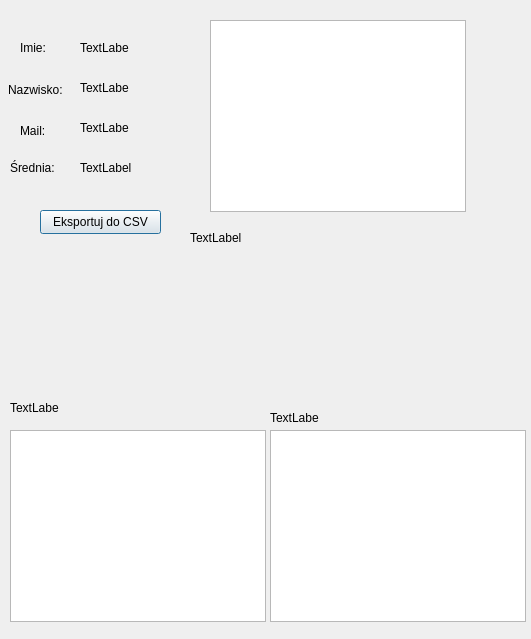
<?xml version="1.0" encoding="UTF-8"?>
<ui version="4.0">
 <class>studentwindow</class>
 <widget class="QDialog" name="studentwindow">
  <property name="geometry">
   <rect>
    <x>0</x>
    <y>0</y>
    <width>531</width>
    <height>639</height>
   </rect>
  </property>
  <property name="windowTitle">
   <string>Dialog</string>
  </property>
  <widget class="QLabel" name="firstNameLabel">
   <property name="geometry">
    <rect>
     <x>80</x>
     <y>40</y>
     <width>49</width>
     <height>16</height>
    </rect>
   </property>
   <property name="text">
    <string>TextLabel</string>
   </property>
  </widget>
  <widget class="QLabel" name="lastNameLabel">
   <property name="geometry">
    <rect>
     <x>80</x>
     <y>80</y>
     <width>49</width>
     <height>16</height>
    </rect>
   </property>
   <property name="text">
    <string>TextLabel</string>
   </property>
  </widget>
  <widget class="QLabel" name="emailLabel">
   <property name="geometry">
    <rect>
     <x>80</x>
     <y>120</y>
     <width>49</width>
     <height>16</height>
    </rect>
   </property>
   <property name="text">
    <string>TextLabel</string>
   </property>
  </widget>
  <widget class="QTableView" name="gradesTableView">
   <property name="geometry">
    <rect>
     <x>210</x>
     <y>20</y>
     <width>256</width>
     <height>192</height>
    </rect>
   </property>
  </widget>
  <widget class="QTableView" name="subjectsTableView">
   <property name="geometry">
    <rect>
     <x>270</x>
     <y>430</y>
     <width>256</width>
     <height>192</height>
    </rect>
   </property>
  </widget>
  <widget class="QTableView" name="attendanceTableView">
   <property name="geometry">
    <rect>
     <x>10</x>
     <y>430</y>
     <width>256</width>
     <height>192</height>
    </rect>
   </property>
  </widget>
  <widget class="QLabel" name="scholarshipLabel">
   <property name="geometry">
    <rect>
     <x>270</x>
     <y>410</y>
     <width>49</width>
     <height>16</height>
    </rect>
   </property>
   <property name="text">
    <string>TextLabel</string>
   </property>
  </widget>
  <widget class="QLabel" name="averageGradeLabel">
   <property name="geometry">
    <rect>
     <x>10</x>
     <y>400</y>
     <width>49</width>
     <height>16</height>
    </rect>
   </property>
   <property name="text">
    <string>TextLabel</string>
   </property>
  </widget>
  <widget class="QLabel" name="label">
   <property name="geometry">
    <rect>
     <x>20</x>
     <y>40</y>
     <width>49</width>
     <height>16</height>
    </rect>
   </property>
   <property name="text">
    <string>Imie:</string>
   </property>
  </widget>
  <widget class="QLabel" name="label_2">
   <property name="geometry">
    <rect>
     <x>8</x>
     <y>80</y>
     <width>61</width>
     <height>20</height>
    </rect>
   </property>
   <property name="text">
    <string>Nazwisko:</string>
   </property>
  </widget>
  <widget class="QLabel" name="label_3">
   <property name="geometry">
    <rect>
     <x>20</x>
     <y>120</y>
     <width>49</width>
     <height>21</height>
    </rect>
   </property>
   <property name="text">
    <string>Mail:</string>
   </property>
  </widget>
  <widget class="QLabel" name="averageLabel">
   <property name="geometry">
    <rect>
     <x>80</x>
     <y>160</y>
     <width>121</width>
     <height>16</height>
    </rect>
   </property>
   <property name="text">
    <string>TextLabel</string>
   </property>
  </widget>
  <widget class="QLabel" name="label_4">
   <property name="geometry">
    <rect>
     <x>10</x>
     <y>160</y>
     <width>49</width>
     <height>16</height>
    </rect>
   </property>
   <property name="text">
    <string>Średnia:</string>
   </property>
  </widget>
  <widget class="QPushButton" name="pushButton">
   <property name="geometry">
    <rect>
     <x>40</x>
     <y>210</y>
     <width>121</width>
     <height>24</height>
    </rect>
   </property>
   <property name="text">
    <string>Eksportuj do CSV</string>
   </property>
  </widget>
  <widget class="QLabel" name="stipendLabel">
   <property name="geometry">
    <rect>
     <x>190</x>
     <y>230</y>
     <width>321</width>
     <height>16</height>
    </rect>
   </property>
   <property name="text">
    <string>TextLabel</string>
   </property>
  </widget>
 </widget>
 <resources/>
 <connections/>
</ui>
